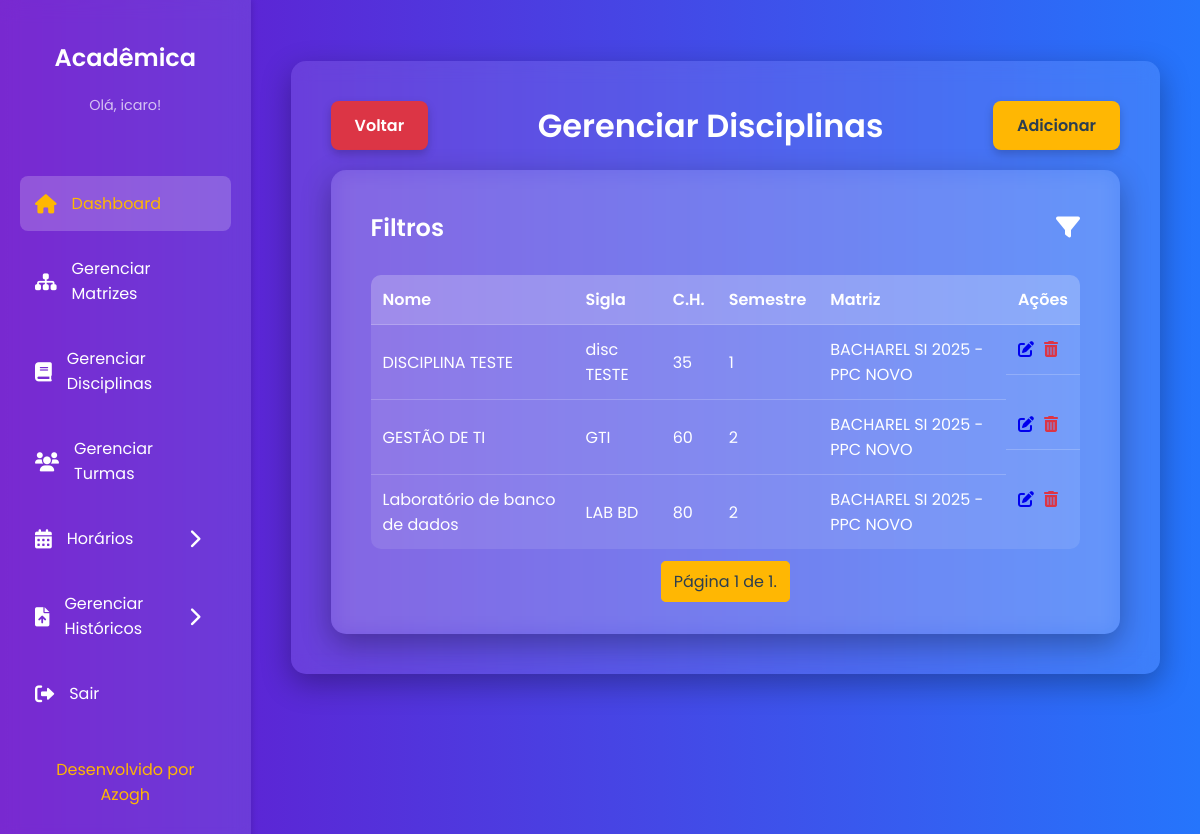
Page /disciplinas/ (signed in) on the committed database.
### core/models.py (models this page shows, shortened)
class Usuario(AbstractUser):
    gestao_inicio = models.DateField(null=True, blank=True)
    portaria = models.CharField(max_length=15, null=True, blank=True)
    groups = models.ManyToManyField(
        'auth.Group',
        related_name='core_usuarios',
        blank=True,
        help_text='The groups this user belongs to. A user will get all permissions granted to each of their groups.',
        related_query_name='core_usuario',
    )
    user_permissions = models.ManyToManyField(
        'auth.Permission',
        related_name='core_usuarios',
        blank=True,
        help_text='Specific permissions for this user.',
        related_query_name='core_usuario',
    )
    class Meta:
        db_table = 'USUARIO'

class Disciplinas(models.Model):
    nome = models.CharField(max_length=100)
    sigla = models.CharField(max_length=10)
    ch = models.IntegerField()
    semestre = models.PositiveSmallIntegerField() # tinyint
    codigo = models.CharField(max_length=10)
    matriz_curricular = models.ForeignKey(MatrizCurricular, on_delete=models.CASCADE)
    usuario = models.ForeignKey(Usuario, on_delete=models.CASCADE)
    class Meta:
        db_table = 'DISCIPLINAS'

class MatrizCurricular(models.Model):
    nome = models.CharField(max_length=45)
    curso = models.CharField(max_length=100)
    ch_total = models.IntegerField()
    estagio = models.IntegerField(null=True, blank=True)
    acc = models.IntegerField()
    ano_referencia = models.IntegerField()
    usuario = models.ForeignKey(Usuario, on_delete=models.CASCADE)
    class Meta:
        db_table = 'MATRIZ_CURRICULAR'

### core/views.py (the view)
# urls.py: path('disciplinas/', views.listar_disciplinas, name='listar_disciplinas'),
@login_required
def listar_disciplinas(request):
    disciplinas_list = Disciplinas.objects.all().order_by('semestre', 'nome')
    matriz_id = request.GET.get('matriz')
    semestre = request.GET.get('semestre')
    if matriz_id:
        disciplinas_list = disciplinas_list.filter(matriz_curricular__pk=matriz_id)
    if semestre:
        disciplinas_list = disciplinas_list.filter(semestre=semestre)
    matrizes_disponiveis = MatrizCurricular.objects.all()
    semestres_disponiveis = Disciplinas.objects.values_list('semestre', flat=True).distinct().order_by('semestre')
    paginator = Paginator(disciplinas_list, 15)
    page = request.GET.get('page')
    try:
        disciplinas = paginator.page(page)
    except PageNotAnInteger:
        disciplinas = paginator.page(1)
    except EmptyPage:
        disciplinas = paginator.page(paginator.num_pages)
    return render(request, 'core/disciplinas/listar_disciplinas.html', {
        'disciplinas': disciplinas,
        'matrizes_disponiveis': matrizes_disponiveis,
        'semestres_disponiveis': semestres_disponiveis,
    })

### core/templates/core/disciplinas/listar_disciplinas.html (shortened to what this page needs)
{% extends 'core/base.html' %}
{% load static %}
{% block content %}
    <div style="display: flex; justify-content: space-between; align-items: center; margin-bottom: 20px;">
        <a href="{% url 'painel' %}" class="cancel-button">Voltar</a>
        <h1 style="margin: 0; text-align: center; flex-grow: 1;">Gerenciar Disciplinas</h1>
        <a href="{% url 'adicionar_disciplina' %}" class="cta-button">Adicionar</a>
    </div>
    <div class="content-card">
        <div style="display: flex; justify-content: space-between; align-items: center;">
            <h2 style="margin: 0;">Filtros</h2>
            <a href="#" id="filter-toggle" style="font-size: 1.5em; color: var(--text-color);"><i class="fas fa-filter"></i></a>
        </div>
        <table style="margin-top: 30px;">
            <thead>
                <tr>
                    <th>Nome</th>
                    <th>Sigla</th>
                    <th>C.H.</th>
                    <th>Semestre</th>
                    <th>Matriz</th>
                    <th>Ações</th>
                </tr>
            </thead>
            <tbody>
                {% for disciplina in disciplinas %}
                <tr>
                    <td>{{ disciplina.nome }}</td>
                    <td>{{ disciplina.sigla }}</td>
                    <td>{{ disciplina.ch }}</td>
                    <td>{{ disciplina.semestre }}</td>
                    <td>{{ disciplina.matriz_curricular.nome }}</td>
                    <td style="display: flex; gap: 10px;">
                        <a href="{% url 'editar_disciplina' disciplina.pk %}"><i class="fas fa-pen-to-square"></i></a>
                        <a href="{% url 'excluir_disciplina' disciplina.pk %}" style="color: #dc3545;"><i class="fas fa-trash-can"></i></a>
                    </td>
                </tr>
                {% empty %}
                <tr>
                    <td colspan="6">Nenhuma disciplina encontrada.</td>
                </tr>
                {% endfor %}
            </tbody>
        </table>
        <div class="pagination">
            <span class="step-links">
                <span class="current">
                    Página {{ disciplinas.number }} de {{ disciplinas.paginator.num_pages }}.
                </span>
            </span>
        </div>
    </div>
{% endblock %}

### core/templates/core/base.html (shortened to what this page needs)
{% load static %}
<!DOCTYPE html>
<html lang="pt-br">
<head>
    <link rel="stylesheet" href="https://cdnjs.cloudflare.com/ajax/libs/font-awesome/6.0.0-beta3/css/all.min.css">
</head>
<body>
    <div class="dashboard-container">
        <aside class="sidebar">
            <div class="sidebar-header">
                <h2>Acadêmica</h2>
                <p>Olá, {{ user.username }}!</p>
            </div>
            <nav class="sidebar-nav">
                <ul>
                    <li><a href="{% url 'painel' %}" class="active"><i class="fas fa-home"></i> Dashboard</a></li>
                    <li><a href="{% url 'listar_matrizes' %}"><i class="fas fa-sitemap"></i> Gerenciar Matrizes</a></li>
                    <li><a href="{% url 'listar_disciplinas' %}"><i class="fas fa-book"></i> Gerenciar Disciplinas</a></li>
                    <li><a href="{% url 'listar_turmas' %}"><i class="fas fa-users"></i> Gerenciar Turmas</a></li>
                    <li class="dropdown-container">
                        <a href="#" id="horarios-dropdown-toggle" class="dropdown-toggle">
                            <i class="fas fa-calendar-alt"></i>
                            <span>Horários</span>
                            <i class="fas fa-chevron-right arrow"></i>
                        </a>
                    </li>
                    <li class="dropdown-container">
                        <a href="#" id="historicos-dropdown-toggle" class="dropdown-toggle">
                            <i class="fas fa-file-upload"></i>
                            <span>Gerenciar Históricos</span>
                            <i class="fas fa-chevron-right arrow"></i>
                        </a>
                    </li>
                    <li><a href="{% url 'logout' %}"><i class="fas fa-sign-out-alt"></i> Sair</a></li>
                </ul>
            </nav>
            <div class="footer">
                <a href="#">Desenvolvido por Azogh</a>
            </div>
        </aside>
        <main class="main-content">
            <div class="header">
            </div>
            <div class="content-card">
                {% block content %}{% endblock %}
            </div>
        </main>
    </div>
</body>
</html>

### core/templates/core/base.html (style rules this page uses)
:root { --primary-color-dark: #6a11cb; --primary-color-light: #2575fc; --accent-color: #ffb703; --accent-color-hover: #fb8500; --text-color: #fff; --container-bg: rgba(255, 255, 255, 0.1); }
body { font-family: 'Poppins', sans-serif; background: linear-gradient(to right, var(--primary-color-dark), var(--primary-color-light)); color: var(--text-color); margin: 0; padding: 0; min-height: 100vh; box-sizing: border-box; }
.dashboard-container { display: flex; min-height: 100vh; }
.sidebar { width: 250px; background-color: rgba(255, 255, 255, 0.1); backdrop-filter: blur(10px); padding: 20px; box-shadow: 2px 0 5px rgba(0, 0, 0, 0.1); display: flex; flex-direction: column; transition: transform 0.3s ease; }
.sidebar-header { text-align: center; margin-bottom: 30px; }
.sidebar-header h2 { font-size: 1.5em; font-weight: 600; }
.sidebar-header p { font-size: 0.9em; color: rgba(255, 255, 255, 0.7); }
.sidebar-nav ul { list-style: none; padding: 0; }
.sidebar-nav a { display: flex; align-items: center; color: #fff; text-decoration: none; padding: 15px; margin-bottom: 10px; border-radius: 8px; transition: all 0.3s ease; font-weight: 400; }
.sidebar-nav a i { margin-right: 15px; font-size: 1.2em; }
.sidebar-nav a:hover, .sidebar-nav a.active { background-color: rgba(255, 255, 255, 0.2); color: #ffb703; }
.dropdown-container { position: relative; }
.dropdown-toggle { display: flex; align-items: center; color: #fff; text-decoration: none; padding: 15px; margin-bottom: 10px; border-radius: 8px; transition: all 0.3s ease; font-weight: 400; cursor: pointer; }
.dropdown-toggle i { margin-right: 15px; font-size: 1.2em; }
.dropdown-toggle .arrow { margin-left: auto; transition: transform 0.3s ease; }
.footer { margin-top: auto; text-align: center; padding: 20px; }
.footer a { color: #ffb703; text-decoration: none; font-size: 1em; transition: color 0.3s ease; }
.main-content { flex-grow: 1; padding: 40px; display: flex; flex-direction: column; }
.content-card { background-color: rgba(255, 255, 255, 0.1); backdrop-filter: blur(10px); padding: 40px; border-radius: 15px; box-shadow: 0 10px 30px rgba(0, 0, 0, 0.3); }
h1, h2 { font-weight: 600; }
.cta-button, .cancel-button, .delete-button { display: inline-block; padding: 12px 24px; background-color: var(--accent-color); color: #2c3e50; text-decoration: none; border-radius: 8px; font-weight: 600; transition: all 0.3s ease; box-shadow: 0 4px 10px rgba(0, 0, 0, 0.2); text-align: center; cursor: pointer; border: none; font-family: 'Poppins', sans-serif; }
.cancel-button { background-color: #dc3545; color: #fff; }
table { width: 100%; border-collapse: collapse; margin-top: 20px; background-color: rgba(255, 255, 255, 0.1); border-radius: 10px; overflow: hidden; }
th, td { padding: 12px; text-align: left; border-bottom: 1px solid rgba(255, 255, 255, 0.2); }
th { font-weight: 600; background-color: rgba(255, 255, 255, 0.15); }
tr:last-child td { border-bottom: none; }
.pagination { display: flex; justify-content: center; margin-top: 20px; gap: 10px; }
.pagination a, .pagination .current { padding: 8px 12px; border: 1px solid var(--accent-color); border-radius: 5px; color: var(--accent-color); transition: all 0.3s ease; }
.pagination .current { background-color: var(--accent-color); color: #2c3e50; cursor: default; }

### rows in the picture
Usuario: username "icaro"
Disciplinas: nome "DISCIPLINA TESTE", sigla "disc TESTE", ch "35", semestre "1", matriz_curricular.nome "BACHAREL SI 2025 -PPC NOVO"
Disciplinas: nome "GESTÃO DE TI", sigla "GTI", ch "60", semestre "2", matriz_curricular.nome "BACHAREL SI 2025 -PPC NOVO"
Disciplinas: nome "Laboratório de banco de dados", sigla "LAB BD", ch "80", semestre "2", matriz_curricular.nome "BACHAREL SI 2025 -PPC NOVO"

### other values in the picture
{{ disciplinas.number }} "1"
{{ disciplinas.paginator.num_pages }} "1"
